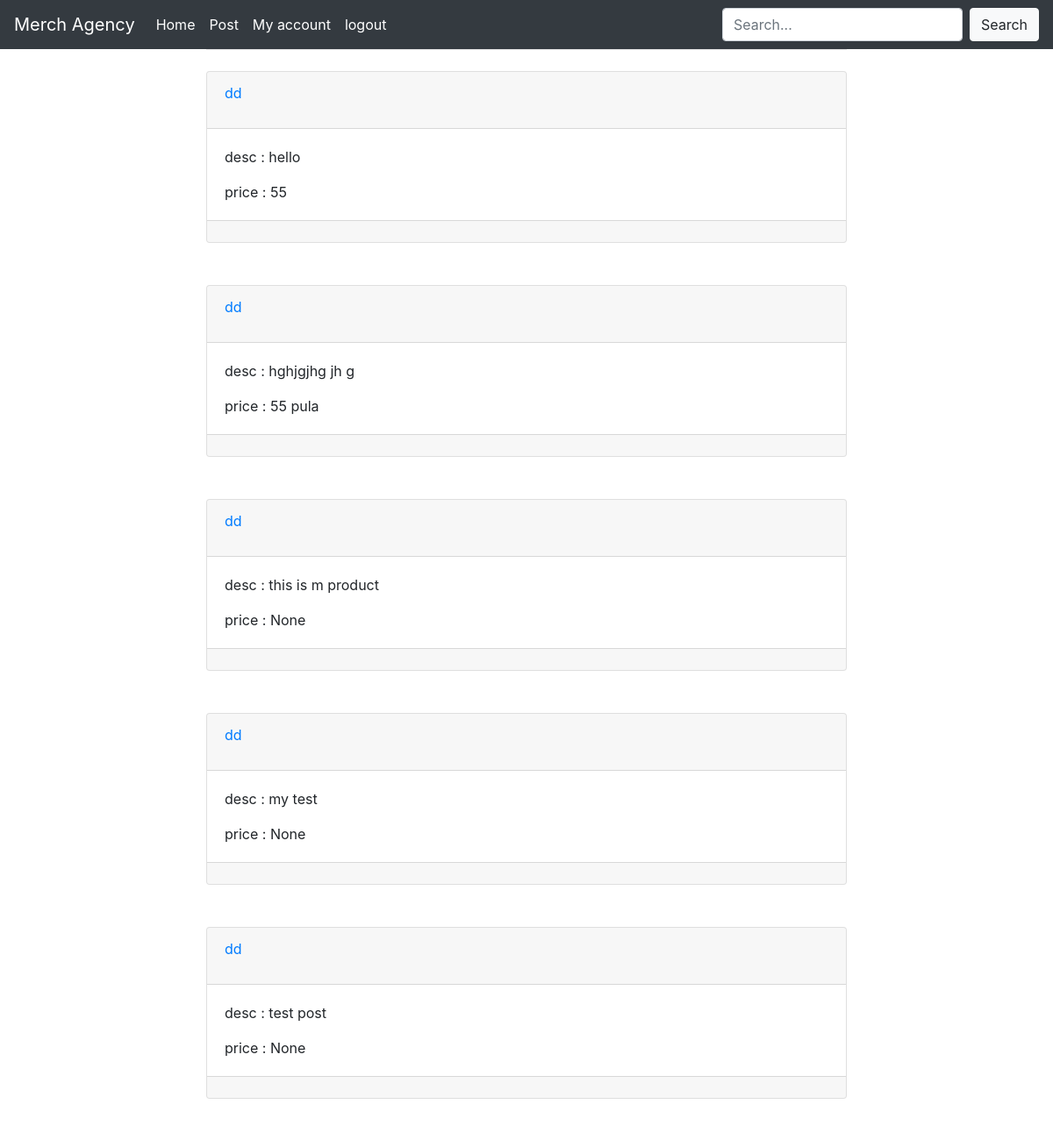
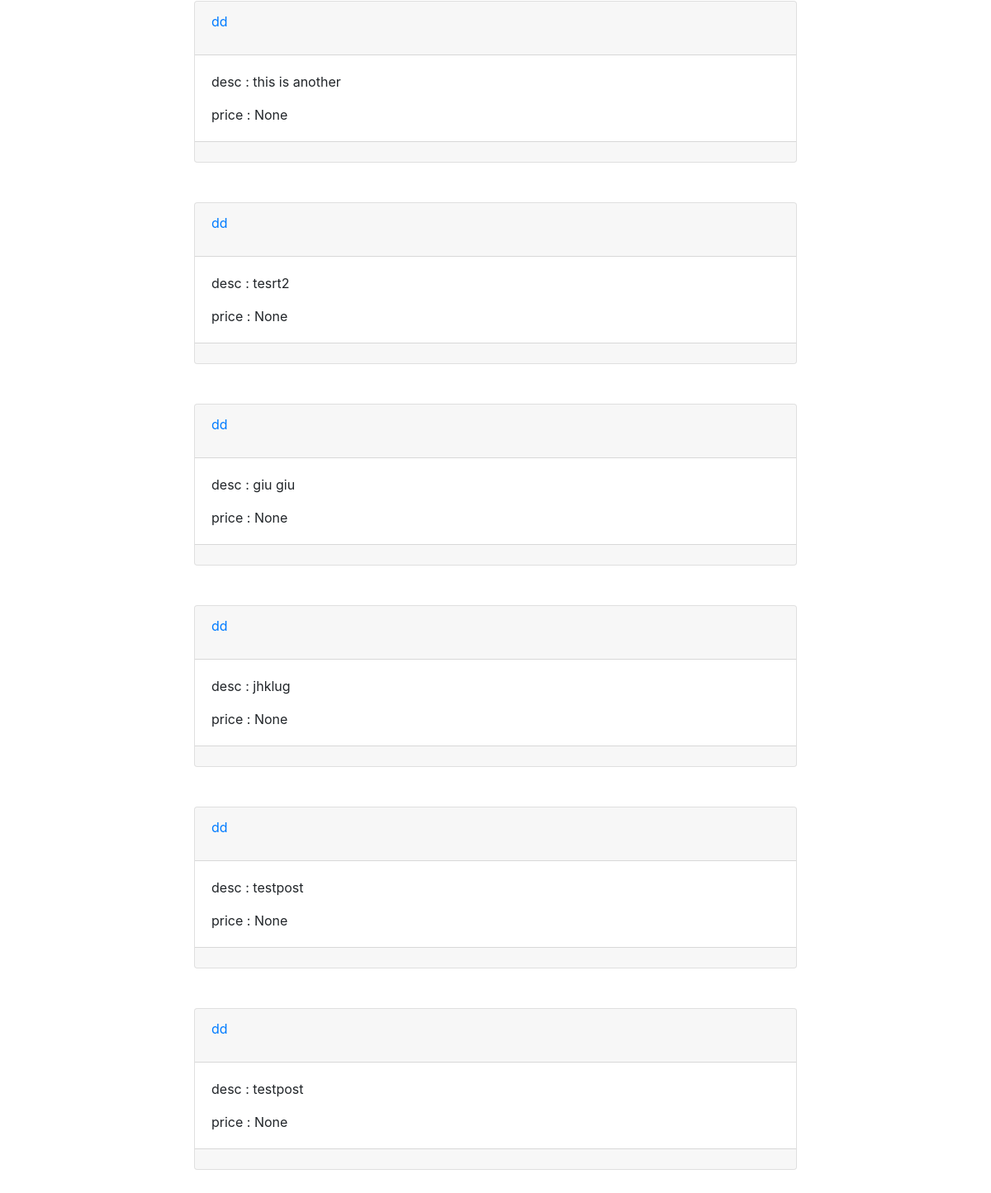
Page /feed/ (signed in) on the earlier database version (2 pictures, top to bottom).
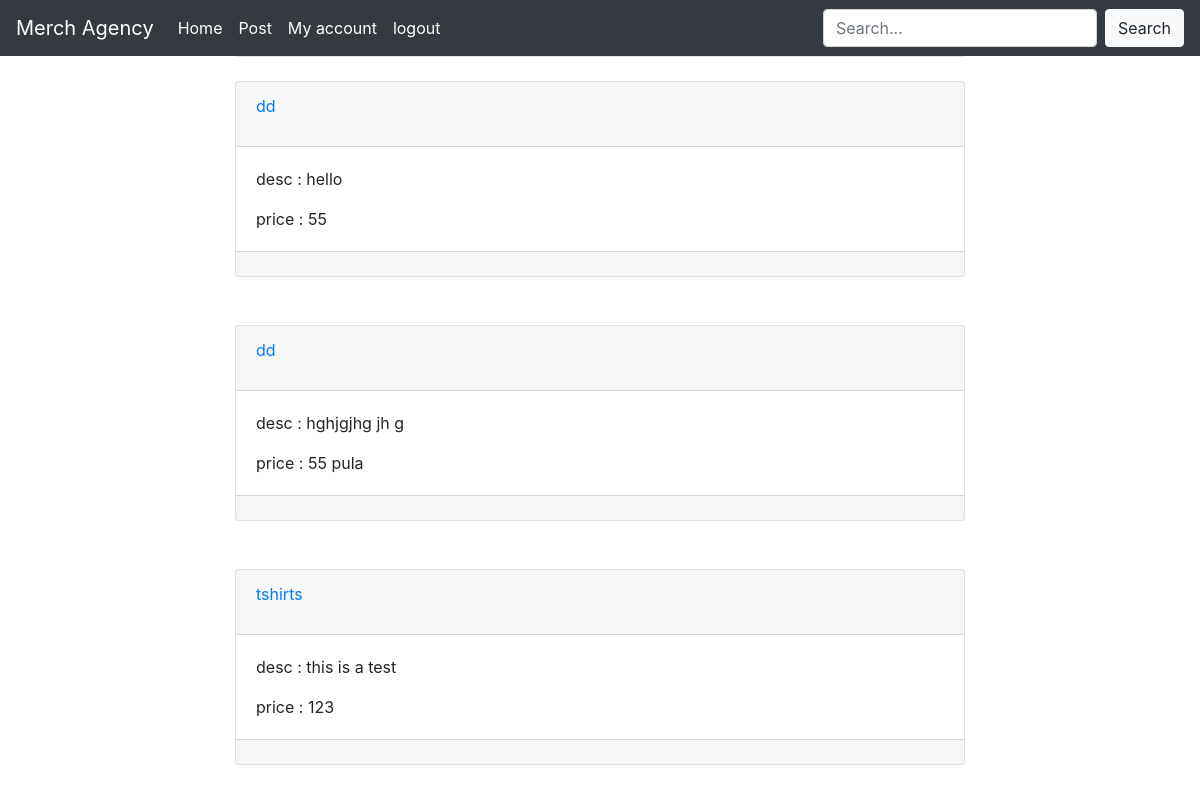
Same page on the later database version.
### core/models.py (models this page shows, shortened)
class Post(models.Model):
    postby = models.ForeignKey(Service,
                               on_delete=models.CASCADE,
                               related_name="servicepost"
                               )
    postText = models.TextField(null=False, blank=False,verbose_name="post text")
    postImage = models.ImageField(upload_to="element/", null=True)
    postCreated = models.DateTimeField(auto_now=True)
    price = models.CharField(max_length=15, null=True, verbose_name="price of item",blank=True)

class Service(models.Model):
    user = models.OneToOneField(User,
                                on_delete=models.CASCADE,
                                related_name="seller")
    Service_name = models.CharField(
        verbose_name="product/service name",
        null=False,
        max_length=50,
    )
    createDate = models.DateTimeField(
        verbose_name="date and time created",
        null=False,
        auto_created=True,
        default=timezone.now
    )
    description = models.TextField(
        verbose_name="service/product description",
        null=True,
        blank=True
    )
    avi = models.ImageField(null=True, blank=True, upload_to='avatar/')
    def __str__(self):
        return self.Service_name

### core/views.py (the view)
# urls.py: path('feed/', views.userfeed, name="list_view"),
@login_required(login_url="/")
def userfeed(request):
    usersIfollow = set()
    for user in request.user.follower.all():
        usersIfollow.add(user.following_user_id)
    follow_new_users = Service.objects.all()[:5]
    posts = Post.objects.all().filter(postby__in=usersIfollow)[0:25]
    return render(request, 'homepage.html', {'posts': posts, 'some_users': follow_new_users})

### core/templates/homepage.html (shortened to what this page needs)
{% extends 'templates/base.html' %}
{% load ratings %}
{% block body %}
            {% for p in posts %}
                <div class="card">
                    <div class="card-header">
                        <a href="{% url 'accounts:profile' p.postby.id%}">{{ p.postby }}</a></p>
                    </div>
                    <div class="card-body">
                    <p class="card-text">desc : {{ p.postText }}</p>
                    <p class="card-text">price : {{ p.price }}</p>
                    </div>
                    <div class="card-footer">
                    </div>
                </div>
                <br>
                <br>
            {% endfor %}
{% endblock %}

Differences in the rows shown:
removed Post: postby "dd", postText "this is m product", price "None"
removed Post: postby "dd", postText "my test", price "None"
removed Post: postby "dd", postText "test post", price "None"
removed Post: postby "dd", postText "this is another", price "None"
removed Post: postby "dd", postText "tesrt2", price "None"
removed Post: postby "dd", postText "giu giu", price "None"
removed Post: postby "dd", postText "jhklug", price "None"
removed Post: postby "dd", postText "testpost", price "None"
removed Post: postby "dd", postText "testpost", price "None"
added Post: postby "tshirts", postText "this is a test", price "123"
